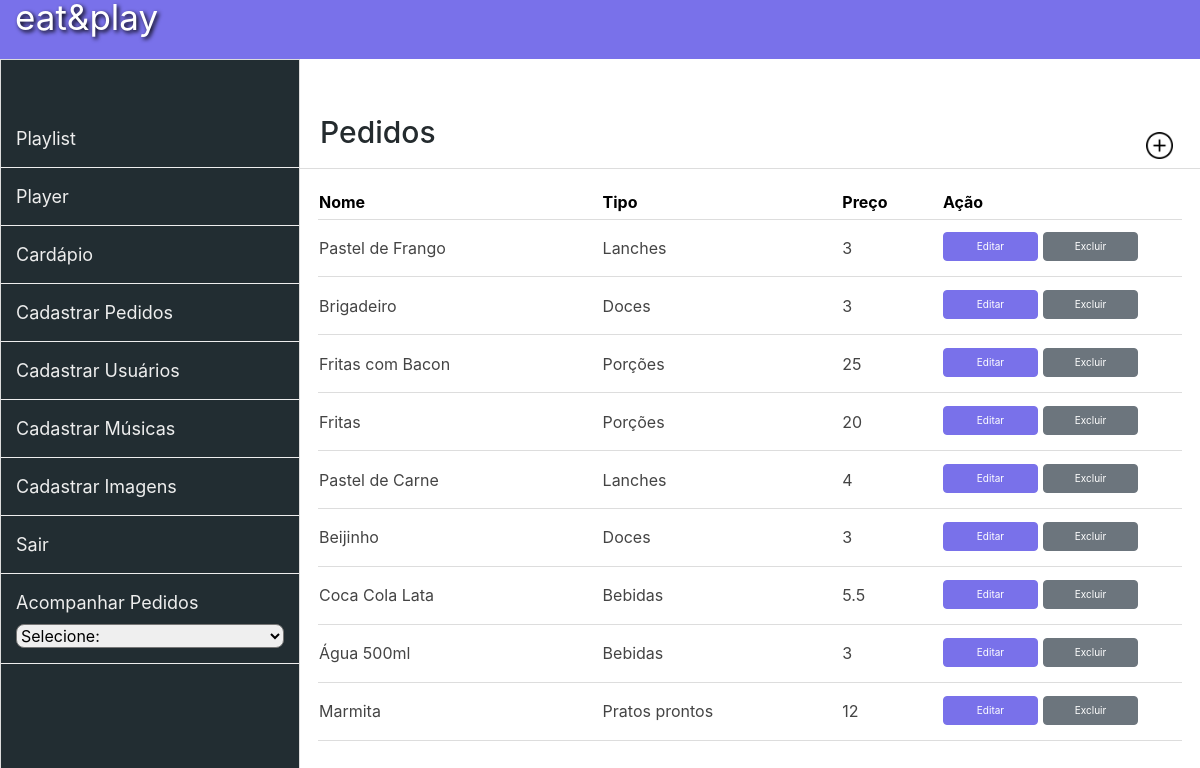
Page /admin/cadastrapedidos.php (signed in) on the committed database.
### tables this page shows
CREATE TABLE `orders` (
  `id` int(11) NOT NULL,
  `food` varchar(120) NOT NULL,
  `type` varchar(70) NOT NULL,
  `price` float NOT NULL,
  `date` datetime NOT NULL
);

### admin/connect.php (called while the page is built, shortened)
<?php
$_SG["conectaServidor"] = true;
$_SG["abreSessao"] = true;
$_SG["caseSentive"] = false;
$_SG["validaSempre"] = true;
$_SG["servidor"] = "localhost";
$_SG["banco"] = "eat_play";
$_SG["usuario"] = "root";
$_SG["senha"] = "";
$_SG["paginaLogin"] = "login.php";
$_SG["tabela"] = "users";
?>

### admin/functions.php (called while the page is built, shortened)
<?php
function selecionar($link, $sql){
	return mysqli_query($link, $sql);
}
?>

### admin/cadastrapedidos.php (the view, shortened to what this page needs)
<?php
	include_once "connect.php";
	include_once "functions.php";
?>
<!DOCTYPE html PUBLIC "-//W3C//DTD XHTML 1.0 Transitional//EN" "http://www.w3.org/TR/xhtml1/DTD/xhtml1-transitional.dtd">
<html xmlns="http://www.w3.org/1999/xhtml">
    <head>
        <?php include_once "template/header.php"; ?>
    </head>
    <body>
    <header>
        <a class="logo" href="index.php">eat&play </a>
    </header>
		<?php include_once "template/lateral.php"; ?>
    	<section class="conteudo">
            <div class="titulo">
                <h1>Pedidos</h1>
                <a href="adicionacadastrapedidos.php"><img title="Adicionar" src="img/btn_adicionar.png"></a>
            </div>
                <table class="ExibeForm">
                    <thead>
                        <tr>
                            <th>Nome</th>
                            <th>Tipo</th>
                            <th>Preço</th>
                            <th>Ação</th>
                        </tr>
                    </thead>
                    <tbody>
                    <?php
                        $sql_select = "SELECT * FROM `orders` ";
                        $comida = selecionar($_SG["link"], $sql_select);
                        while($selecComida = mysqli_fetch_assoc($comida)){?>
                        <tr>
                            <td><?php echo $selecComida['food']; ?></td>
                            <td><?php echo $selecComida['type']; ?></td>
                            <td><?php echo $selecComida['price']; ?></td>
                            <td>
                                <a class="btn btn-primary" href="editar.php?acao=atualizarComida&id=<?php echo $selecComida['id']; ?>">Editar</a>
                                <a onClick="return ConfirmarAlteracao()" class="btn btn-secondary" href="query.php?deletarComida&id=<?php echo $selecComida['id']; ?>">Excluir</a>
                            </td>
                        </tr>
                        <?php
                        }?>
                    </tbody>
                </table>
        </section>
    </body>
</html>

### admin/template/header.php (shortened to what this page needs)
<link rel="stylesheet" type="text/css" href="template/stlyle.css">
<link href="css/bootstrap.min.css" rel="stylesheet">

### admin/template/lateral.php (shortened to what this page needs)
<aside>
	<nav class="menu">
		<ul>
        	<li><a href="playlist.php">Playlist</a></li>
        	<li><a href="player.php">Player</li></a>
            <li><a href="cardapio.php">Cardápio</li></a>
            <li><a href="cadastrapedidos.php">Cadastrar Pedidos</li></a>
            <li><a href="cadastrausuarios.php">Cadastrar Usuários</li></a>
            <li><a href="cadastramusica.php">Cadastrar Músicas</li></a>
            <li><a href="cadastraimagem.php">Cadastrar Imagens</li></a>
        	<li><a href="sair.php">Sair</li></a>
    		<li>
                <form class="menuForm" action="pedidos.php" method="get">
                    <label>Acompanhar Pedidos</label>
                    <select name="acompanharPedido" onchange="location = this.value;">
                        <option value="">Selecione:</option>
                    </select>
                </form>
           </li>
    	</ul>
    </nav>
</aside>

### admin/template/stlyle.css (style rules this page uses)
html { height:100%; }
body { height:100%; font-family: 'Segoe UI', Tahoma, Geneva, Verdana, sans-serif; margin:0px; }
aside { height:100%; background:#222d32; width:25%; padding:50px 0px; border:solid 1px #ddd; box-sizing: border-box; float:left; }
header { background:#7971ea; padding:15px; margin-top: -2%; text-decoration:none; }
ul { list-style:none; padding:0px; }
.menu ul > li { padding: 15px; border-bottom: 1px solid #eee; }
.menuForm label { color:#eee; }
.menuForm select { width: 100%; border-radius: 8px 8px 8px 8px; height: 4%; }
.menu ul > li > a, label { text-decoration:none; color:#eee; font-size:18px; }
.conteudo { float:right; width:75%; }
table { width:96%; background:#fff; margin-left:2%; padding:10px; margin-top: 20px; }
table tr { border-bottom: 1px solid #ddd; }
th { color:#000; text-align:left; padding-bottom:5px; }
table td { color:#444; border-top:1px solid #ddd; }
table td a { margin-top: 5%; }
.logo { text-decoration: none; font-size: 35px; color: #fff; text-shadow: 2px 2px 4px black; }
.titulo { border-bottom:1px solid #ddd; }
.titulo h1 { padding: 55px 0px 10px 20px ; color:#242b2e; font-size: 30px; width: 90%; }
.titulo a img { width: 3%; height: 3%; float: right; margin-top: -4%; margin-right: 3%; }
label { color: #222d32; }
.ExibeForm tr td a { margin-bottom: 14px; }
.ExibeForm tr td { font-size: 16px; }

### rows in the picture
orders: food "Pastel de Frango", type "Lanches", price "3"
orders: food "Brigadeiro", type "Doces", price "3"
orders: food "Fritas com Bacon", type "Porções", price "25"
orders: food "Fritas", type "Porções", price "20"
orders: food "Pastel de Carne", type "Lanches", price "4"
orders: food "Beijinho", type "Doces", price "3"
orders: food "Coca Cola Lata", type "Bebidas", price "5.5"
orders: food "Água 500ml", type "Bebidas", price "3"
orders: food "Marmita", type "Pratos prontos", price "12"
